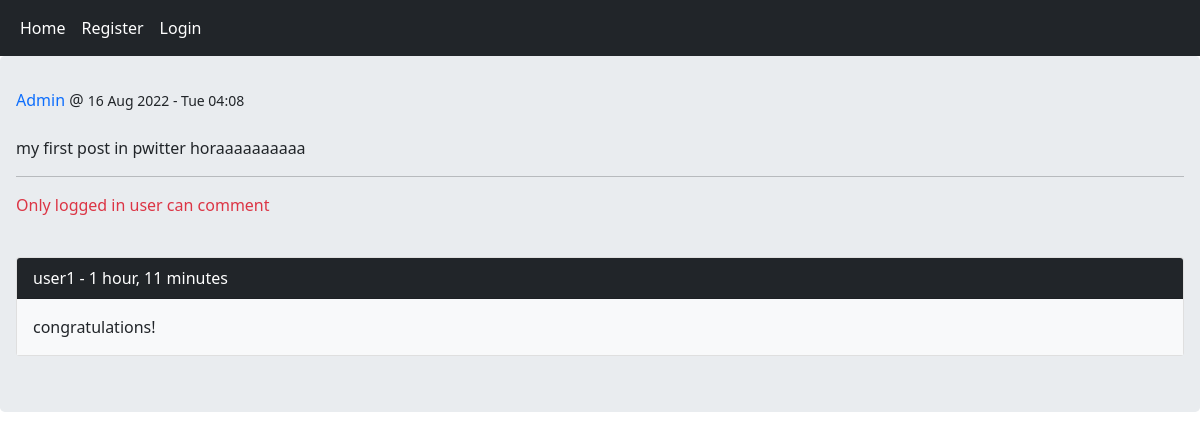
The app's page /post/1/my-first-post-in-pwitter-horaa/ with its own data.
### home/models.py (models this page shows, shortened)
class Post(models.Model):
    user = models.ForeignKey(User, on_delete=models.CASCADE, related_name='posts')
    body = models.TextField()
    slug = models.SlugField()
    title = models.CharField(max_length=100, null=True, blank=True)  # proper format to add new field after migration
    created = models.DateTimeField(auto_now_add=True)
    updated = models.DateTimeField(auto_now=True)
    class Meta:
        ordering = ('-created',)  # model wide order_by filter

class Comment(models.Model):
    user = models.ForeignKey(User, on_delete=models.CASCADE, related_name='ucomment')
    post = models.ForeignKey(Post, on_delete=models.CASCADE, related_name='pcomment')
    reply = models.ForeignKey("Comment", on_delete=models.CASCADE, related_name='rcomment', blank=True, null=True)
    is_reply = models.BooleanField(default=False)
    body = models.TextField(max_length=400)
    created = models.DateTimeField(auto_now_add=True)

### home/views.py (the view, shortened to what this page needs)
# urls.py: path('post/<int:user_id>/<slug:slug>/', views.PostDetailView.as_view(), name="post_detail"),
class PostDetailView(View):
    form_class = CommentCreateForm
    form_class_reply = CommentReplyForm
    def setup(self, request, *args, **kwargs):
        self.post_instance = get_object_or_404(Post, id=kwargs['user_id'], slug=kwargs["slug"])
        return super().setup(request, *args, **kwargs)
    def get(self, request, *args, **kwargs):
        comments = self.post_instance.pcomment.filter(is_reply=False)
        can_like = False
        if request.user.is_authenticated and self.post_instance.user_can_like(request.user):
            can_like = True
        return render(request, 'home/details.html',
                      {'post': self.post_instance, 'comments': comments, 'form': self.form_class,
                       'form_reply': self.form_class_reply, 'can_like':can_like})

### home/templates/home/details.html (shortened to what this page needs)
{% extends 'base.html' %}
{% block content %}
    <a class="text-decoration-none" href="{% url 'account:user_profile' post.user.id %}">{{ post.user|capfirst }}</a> @ <small>
    {{ post.updated|date:"d M Y - D H:m" }}</small> <br><br>
    <p>{{ post.body }}</p>
    <hr>
    {% if request.user.is_authenticated %}
        <a href="{% url "home:post_like" post.id %}" class="{% if not can_like %}disabled{% endif %} btn btn-primary col-md-2">Like {{ post.likes_count }}</a><br>
        <br>
        <form action="" method="post">
            {% csrf_token %}
            {{ form.as_p }}
            <input class="btn btn-primary" type="submit" value="Send">
        </form>
    {% else %}
        <p class="text-danger">Only logged in user can comment</p>
    {% endif %}
    <br>
    {% for comment in comments %}
        <div class="card">
            <div class="card-header bg-dark text-white">{{ comment.user }} - {{ comment.created|timesince }}</div>
            <div class="card-body bg-light">{{ comment.body }}</div>
        </div>
        <br>
    {% empty %}
        <p>No comment yet</p>
    {% endfor %}
{% endblock %}

### records on screen
Post: user "Admin", updated "16 Aug 2022 - Tue 04:08", body "my first post in pwitter horaaaaaaaaaa"
Comment: user "user1", created "1 hour, 11 minutes", body "congratulations!"
